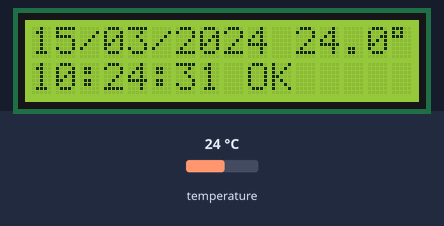
The sketch below on a simulated ESP32. Parts: 16×2 character LCD. Inputs (shaded band) come from the test bench; at power-on: temperature 24 °C. The local clock reads 2024-03-15 10:24:30 at power-on unless the sketch sets it; what the sketch prints to the serial monitor is not drawn.

Above: at 1.7 s.
1.8 s: temperature set to 12 °C
At 2.7 s:
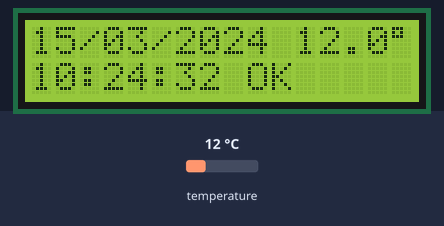
4.5 s: temperature set to 19 °C
At 5.8 s:
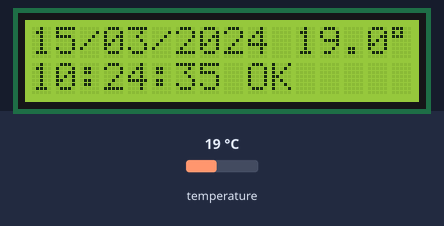
7.5 s: temperature set to 28 °C
At 8.5 s:
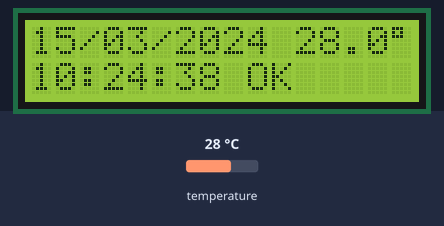
Timing chart, 0 to 10.5 s (numbered marks = the images above; inputs shaded):
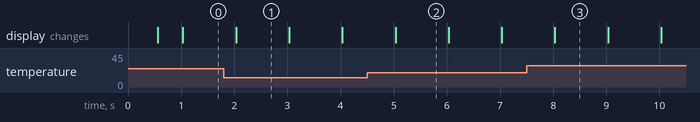

Measured:
- what the display in image 1 shows lasts 1.0 s, from 2.0 s to 3.0 s

The sketch:

01d_prueba_rtc.ino
```cpp
/*
 * Prueba 01d - Reloj de tiempo real DS3231
 * Monitor de acuarios ESP32
 *
 * 1. Verifica que el DS3231 responde en 0x68.
 * 2. Informa si el reloj perdió la hora (sin batería o batería agotada).
 * 3. Imprime fecha, hora y temperatura interna del DS3231 cada segundo.
 * 4. Permite poner la hora desde el computador enviando por el puerto serie:
 *        T2026-10-17 15:04:05
 *
 * 5. Muestra la fecha, la hora y el estado del reloj en el LCD.
 *
 * Conexiones: VCC-3V3, GND-GND, SDA-GPIO 21, SCL-GPIO 22 (RTC y LCD en el mismo bus)
 * Librerías: RTClib (Adafruit), LiquidCrystal_I2C (Frank de Brabander)
 */

#include <Wire.h>
#include <RTClib.h>
#include <LiquidCrystal_I2C.h>

const int PIN_SDA = 21;
const int PIN_SCL = 22;

RTC_DS3231 rtc;
LiquidCrystal_I2C lcd(0x27, 16, 2);
bool rtcOk = false;
bool horaPerdida = false;  // se muestra en el LCD hasta que se ajuste la hora

void ponerHoraDesdeSerial() {
  if (!Serial.available()) return;
  String linea = Serial.readStringUntil('\n');
  linea.trim();
  int a, mes, d, h, mi, s;
  if (linea.length() > 0 && linea[0] == 'T' &&
      sscanf(linea.c_str() + 1, "%d-%d-%d %d:%d:%d", &a, &mes, &d, &h, &mi, &s) == 6) {
    rtc.adjust(DateTime(a, mes, d, h, mi, s));
    horaPerdida = false;
    Serial.printf("HORA AJUSTADA a %04d-%02d-%02d %02d:%02d:%02d\n", a, mes, d, h, mi, s);
  }
}

void setup() {
  Serial.begin(115200);
  Serial.setTimeout(200);
  delay(500);
  Serial.println("\n=== Prueba 01d: RTC DS3231 ===");

  Wire.begin(PIN_SDA, PIN_SCL);
  lcd.init();
  lcd.backlight();

  rtcOk = rtc.begin(&Wire);
  if (!rtcOk) {
    Serial.println("DS3231 NO responde en 0x68. Revise VCC, GND, SDA y SCL.");
    lcd.print("RTC no responde");
    return;
  }

  // El DS3231 tiene un indicador interno (OSF) que se activa cuando su
  // oscilador se detuvo: ocurre si se quedó sin VCC y sin batería.
  horaPerdida = rtc.lostPower();
  if (horaPerdida) {
    Serial.println("ESTADO: el reloj perdio la hora (normal sin bateria). Envie T<fecha hora> para ajustarlo.");
  } else {
    Serial.println("ESTADO: el reloj conservo la hora desde el ultimo ajuste.");
  }
}

void loop() {
  if (!rtcOk) { delay(1000); return; }
  ponerHoraDesdeSerial();

  static uint32_t ultimo = 0;
  if (millis() - ultimo >= 1000) {
    ultimo = millis();
    DateTime t = rtc.now();
    Serial.printf("RTC %04d-%02d-%02d %02d:%02d:%02d   temp. interna %.2f C\n",
                  t.year(), t.month(), t.day(), t.hour(), t.minute(), t.second(),
                  rtc.getTemperature());

    // Línea 1: fecha y temperatura interna. Línea 2: hora y estado.
    char l1[17], l2[17];
    snprintf(l1, sizeof(l1), "%02d/%02d/%04d %4.1f%c", t.day(), t.month(), t.year(),
             rtc.getTemperature(), (char)223);
    snprintf(l2, sizeof(l2), "%02d:%02d:%02d %s", t.hour(), t.minute(), t.second(),
             horaPerdida ? "AJUSTAR" : "OK     ");
    lcd.setCursor(0, 0); lcd.print(l1);
    lcd.setCursor(0, 1); lcd.print(l2);
  }
}
```
